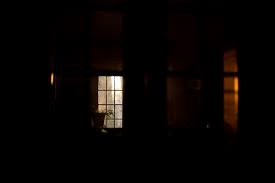
#> input picture data/download.jpeg, 275 x 183 px, found by its file name
$ python prep.py
#> lines starting #> are read from the running program, lines starting #| are printed output that depends on the picture; after the words box and inside, x2 and y2 are one past the last pixel; in counts of white or black regions, pixels touching at a corner belong together
import cv2 as cv
import numpy as np
import matplotlib.pyplot as plt

def get_illumination_channel(I, w):
    M, N, _ = I.shape
    # padding for channels
    padded = np.pad(I, ((int(w/2), int(w/2)), (int(w/2), int(w/2)), (0, 0)), 'edge')
    darkch = np.zeros((M, N))
    brightch = np.zeros((M, N))

    for i, j in np.ndindex(darkch.shape):
        darkch[i, j] = np.min(padded[i:i + w, j:j + w, :]) # dark channel
        brightch[i, j] = np.max(padded[i:i + w, j:j + w, :]) # bright channel

    return darkch, brightch

def get_atmosphere(I, brightch, p=0.1):
    M, N = brightch.shape
    flatI = I.reshape(M*N, 3) # reshaping image array
    flatbright = brightch.ravel() #flattening image array

    searchidx = (-flatbright).argsort()[:int(M*N*p)] # sorting and slicing
    A = np.mean(flatI.take(searchidx, axis=0), dtype=np.float64, axis=0)
    return A

def get_initial_transmission(A, brightch):
    A_c = np.max(A)
    init_t = (brightch-A_c)/(1.-A_c) # finding initial transmission map
    return (init_t - np.min(init_t))/(np.max(init_t) - np.min(init_t)) # normalized initial transmission map

def get_corrected_transmission(I, A, darkch, brightch, init_t, alpha, omega, w):
    im = np.empty(I.shape, I.dtype);
    for ind in range(0, 3):
        im[:, :, ind] = I[:, :, ind] / A[ind] #divide pixel values by atmospheric light
    dark_c, _ = get_illumination_channel(im, w) # dark channel transmission map
    dark_t = 1 - omega*dark_c # corrected dark transmission map
    corrected_t = init_t # initializing corrected transmission map with initial transmission map
    diffch = brightch - darkch # difference between transmission maps

    for i in range(diffch.shape[0]):
        for j in range(diffch.shape[1]):
            if(diffch[i, j] < alpha):
                corrected_t[i, j] = dark_t[i, j] * init_t[i, j]

    return np.abs(corrected_t)

def get_final_image(I, A, refined_t, tmin):
    refined_t_broadcasted = np.broadcast_to(refined_t[:, :, None], (refined_t.shape[0], refined_t.shape[1], 3)) # duplicating the channel of 2D refined map to 3 channels
    J = (I-A) / (np.where(refined_t_broadcasted < tmin, tmin, refined_t_broadcasted)) + A # finding result

    return (J - np.min(J))/(np.max(J) - np.min(J)) # normalized image

def reduce_init_t(init_t):
    init_t = (init_t*255).astype(np.uint8)
    xp = [0, 32, 255]
    fp = [0, 32, 48]
    x = np.arange(256) # creating array [0,...,255]
    table = np.interp(x, xp, fp).astype('uint8') # interpreting fp according to xp in range of x
    init_t = cv.LUT(init_t, table) # lookup table
    init_t = init_t.astype(np.float64)/255 # normalizing the transmission map
    return init_t

def guided_filter(normI, corrected_t, w, eps):
    M, N, _ = normI.shape
    mean_I = cv.boxFilter(normI, -1, (w, w)) # mean of I
    mean_t = cv.boxFilter(corrected_t, -1, (w, w)) # mean of t
    mean_I_t = cv.boxFilter(normI*corrected_t, -1, (w, w)) # mean of I*t
    cov_I_t = mean_I_t - mean_I*mean_t # covariance of I, t

    mean_II = cv.boxFilter(normI*normI, -1, (w, w)) # mean of I*I
    var_I = mean_II - mean_I*mean_I # variance of I

    a = cov_I_t / (var_I + eps) # a = covariance of I, t / (variance of I + eps)
    b = mean_t - a*mean_I # b = mean of t - a*mean of I

    mean_a = cv.boxFilter(a, -1, (w, w)) # mean of a
    mean_b = cv.boxFilter(b, -1, (w, w)) # mean of b

    refined_t = mean_a*normI + mean_b # refined transmission map
    return refined_t

def dehaze(I, tmin=0.1, w=15, alpha=0.4, omega=0.75, p=0.1, eps=1e-3, reduce=False):
    I = np.asarray(I, dtype=np.float64) # Convert the input to a float array.
    I = I[:, :, :3] / 255
    m, n, _ = I.shape
    Idark, Ibright = get_illumination_channel(I, w)
    A = get_atmosphere(I, Ibright, p)

    init_t = get_initial_transmission(A, Ibright)
    if reduce:
        init_t = reduce_init_t(init_t)
    corrected_t = get_corrected_transmission(I, A, Idark, Ibright, init_t, alpha, omega, w)

    normI = (I - I.min()) / (I.max() - I.min())
    refined_t = guided_filter(normI, corrected_t, w, eps) # applying guided filter
    J_refined = get_final_image(I, A, refined_t, tmin)

    enhanced = (J_refined*255).astype(np.uint8)
    f_enhanced = cv.detailEnhance(enhanced, sigma_s=10, sigma_r=0.15)
    f_enhanced = cv.edgePreservingFilter(f_enhanced, flags=1, sigma_s=64, sigma_r=0.2)
    return f_enhanced

img = cv.imread('./data/download.jpeg')
#> img is the input picture: shape (183, 275, 3); mean B, G, R 3.5, 4.8, 8
img = cv.cvtColor(img, cv.COLOR_BGR2RGB)
dehazed = dehaze(img, reduce=True)
#> after the loop in get_illumination_channel, `for i, j in np.ndindex(darkch.shape):`:
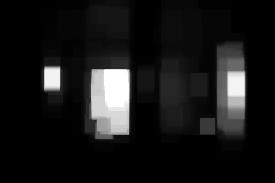
#> brightch: shape (183, 275) float64; min 0, max 1, mean 0.0937
#> after the loop in get_illumination_channel, `for i, j in np.ndindex(darkch.shape):`:
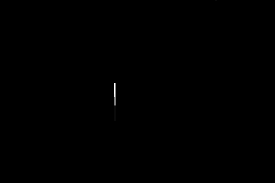
#> darkch: shape (183, 275) float64; min 0, max 0.0941, mean 5.85e-05; drawn with min black and max white
#> in get_atmosphere, `searchidx = (-flatbright).argsort()[:int(M*N*p)]`: searchidx = 5032 values, max 38062 at index 4929, min 14525 at index 5025, mean 26489.8
#> in get_atmosphere, `A = np.mean(flatI.take(searchidx, axis=0), dtype=np.float64, axis=0)`: A = [0.24, 0.173, 0.128]
#> in get_initial_transmission, `A_c = np.max(A)`: A_c = 0.24
#> in reduce_init_t, `init_t = init_t.astype(np.float64)/255`:
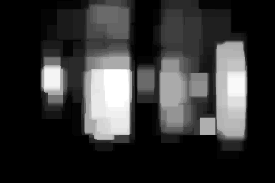
#> init_t: shape (183, 275) float64; min 0, max 0.188, mean 0.0382; drawn with min black and max white
#> after the loop in get_corrected_transmission, `for ind in range(0, 3):`:
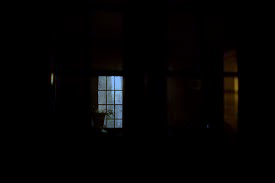
#> im: shape (183, 275, 3) float64; mean R, G, B 0.131, 0.108, 0.108; drawn with min black and max white
#> call 2 of get_illumination_channel, with w = 15
#> after the loop in get_illumination_channel (call 2), `for i, j in np.ndindex(darkch.shape):`:
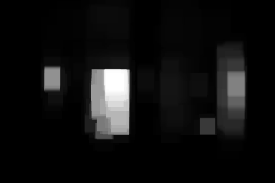
#> brightch: shape (183, 275) float64; min 0, max 7.82, mean 0.511; drawn with min black and max white
#> in get_corrected_transmission, `dark_t = 1 - omega*dark_c`:
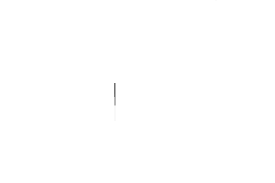
#> dark_t: shape (183, 275) float64; min 0.448, max 1, mean 1
#> after the loop in get_corrected_transmission, `for i in range(diffch.shape[0]):`: corrected_t: shape (183, 275) float64; under 0.01% of pixels changed, all inside (x1, y1, x2, y2) = (215, 0, 217, 1)
#> in guided_filter, `mean_t = cv.boxFilter(corrected_t, -1, (w, w))`:
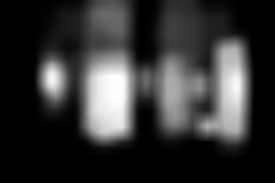
#> mean_t: shape (183, 275) float64; min -3.42e-16, max 0.188, mean 0.0382; drawn with min black and max white
#> (the run stopped early here; a loop or call above may not have finished)
